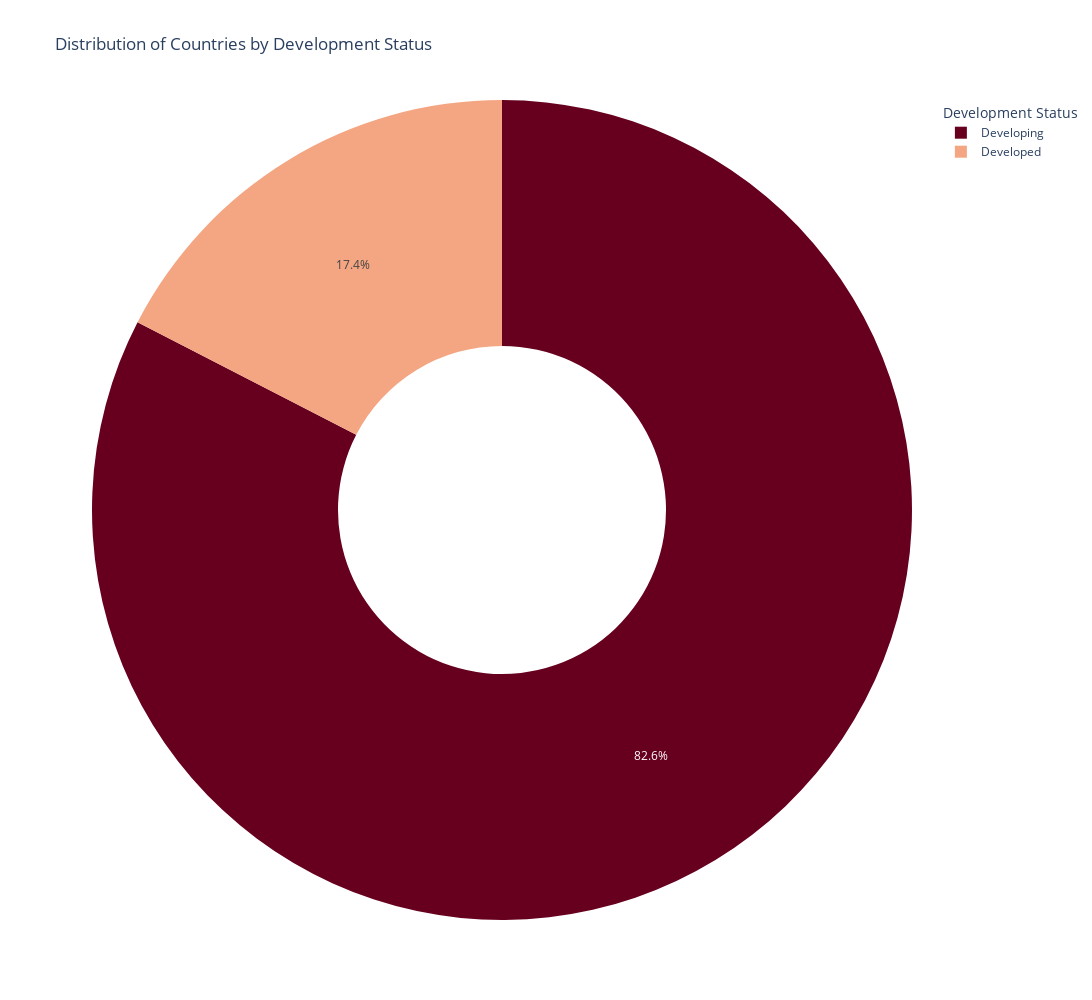

The notebook cell saved with this chart:
### Markdown cell above
### 4. Pie chart for the distribution of countries by Status

### Code cell
fig4 = px.pie(
    df, 
    names='Status', 
    title='Distribution of Countries by Development Status',
    color='Status',  # Assigning colors based on the 'Status' column
    color_discrete_sequence=['#67001F', '#F4A582'],
    hole=0.4, 
)

# Update layout for better readability
fig4.update_layout(
    width=1500,
    height=1000,
    legend_title_text='Development Status',
    legend=dict(font=dict(size=16)),
    title_font=dict(size=24),
    font=dict(size=15)
)

fig4.show()

### Figure 1 — Plotly figure (JSON) as saved in the notebook; plotly's stock layout.template omitted (floating-point values rounded to 4 significant figures; data arrays with more than 128 entries replaced by an {"elided": "..."} marker saying what was removed)
{"data": [{"customdata": {"elided": "2938x1 str values"}, "domain": {"x": [0, 1], "y": [0, 1]}, "hole": 0.4, "hovertemplate": "Status=%{customdata[0]}<extra></extra>", "labels": {"elided": "2938 str values"}, "legendgroup": "", "marker": {"colors": {"elided": "2938 str values"}}, "name": "", "showlegend": true, "type": "pie"}], "layout": {"height": 1000, "legend": {"title": {"text": "Development Status"}, "tracegroupgap": 0}, "piecolorway": ["#67001F", "#F4A582"], "title": {"text": "Distribution of Countries by Development Status"}, "width": 1500}}
